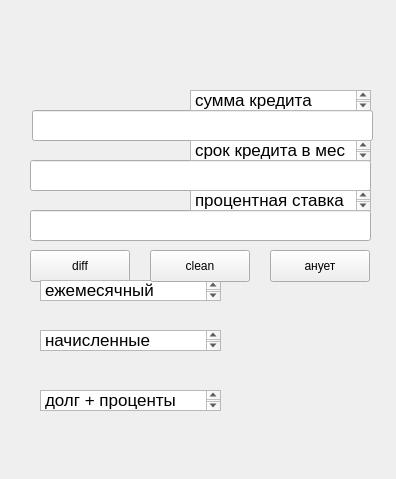
<?xml version="1.0" encoding="UTF-8"?>
<ui version="4.0">
 <class>credit</class>
 <widget class="QWidget" name="credit">
  <property name="geometry">
   <rect>
    <x>0</x>
    <y>0</y>
    <width>396</width>
    <height>479</height>
   </rect>
  </property>
  <property name="windowTitle">
   <string>Form</string>
  </property>
  <widget class="QLineEdit" name="lineEdit">
   <property name="geometry">
    <rect>
     <x>32</x>
     <y>110</y>
     <width>341</width>
     <height>31</height>
    </rect>
   </property>
  </widget>
  <widget class="QLineEdit" name="lineEdit_2">
   <property name="geometry">
    <rect>
     <x>30</x>
     <y>160</y>
     <width>341</width>
     <height>31</height>
    </rect>
   </property>
  </widget>
  <widget class="QLineEdit" name="lineEdit_3">
   <property name="geometry">
    <rect>
     <x>30</x>
     <y>210</y>
     <width>341</width>
     <height>31</height>
    </rect>
   </property>
  </widget>
  <widget class="QTextEdit" name="textEdit">
   <property name="geometry">
    <rect>
     <x>190</x>
     <y>90</y>
     <width>181</width>
     <height>21</height>
    </rect>
   </property>
   <property name="html">
    <string>&lt;!DOCTYPE HTML PUBLIC &quot;-//W3C//DTD HTML 4.0//EN&quot; &quot;http://www.w3.org/TR/REC-html40/strict.dtd&quot;&gt;
&lt;html&gt;&lt;head&gt;&lt;meta name=&quot;qrichtext&quot; content=&quot;1&quot; /&gt;&lt;meta charset=&quot;utf-8&quot; /&gt;&lt;style type=&quot;text/css&quot;&gt;
p, li { white-space: pre-wrap; }
&lt;/style&gt;&lt;/head&gt;&lt;body style=&quot; font-family:'.AppleSystemUIFont'; font-size:13pt; font-weight:400; font-style:normal;&quot;&gt;
&lt;p style=&quot; margin-top:0px; margin-bottom:0px; margin-left:0px; margin-right:0px; -qt-block-indent:0; text-indent:0px;&quot;&gt;сумма кредита&lt;/p&gt;&lt;/body&gt;&lt;/html&gt;</string>
   </property>
  </widget>
  <widget class="QTextEdit" name="textEdit_2">
   <property name="geometry">
    <rect>
     <x>190</x>
     <y>140</y>
     <width>181</width>
     <height>21</height>
    </rect>
   </property>
   <property name="html">
    <string>&lt;!DOCTYPE HTML PUBLIC &quot;-//W3C//DTD HTML 4.0//EN&quot; &quot;http://www.w3.org/TR/REC-html40/strict.dtd&quot;&gt;
&lt;html&gt;&lt;head&gt;&lt;meta name=&quot;qrichtext&quot; content=&quot;1&quot; /&gt;&lt;meta charset=&quot;utf-8&quot; /&gt;&lt;style type=&quot;text/css&quot;&gt;
p, li { white-space: pre-wrap; }
&lt;/style&gt;&lt;/head&gt;&lt;body style=&quot; font-family:'.AppleSystemUIFont'; font-size:13pt; font-weight:400; font-style:normal;&quot;&gt;
&lt;p style=&quot; margin-top:0px; margin-bottom:0px; margin-left:0px; margin-right:0px; -qt-block-indent:0; text-indent:0px;&quot;&gt;срок кредита в мес&lt;/p&gt;&lt;/body&gt;&lt;/html&gt;</string>
   </property>
  </widget>
  <widget class="QTextEdit" name="textEdit_3">
   <property name="geometry">
    <rect>
     <x>190</x>
     <y>190</y>
     <width>181</width>
     <height>21</height>
    </rect>
   </property>
   <property name="html">
    <string>&lt;!DOCTYPE HTML PUBLIC &quot;-//W3C//DTD HTML 4.0//EN&quot; &quot;http://www.w3.org/TR/REC-html40/strict.dtd&quot;&gt;
&lt;html&gt;&lt;head&gt;&lt;meta name=&quot;qrichtext&quot; content=&quot;1&quot; /&gt;&lt;meta charset=&quot;utf-8&quot; /&gt;&lt;style type=&quot;text/css&quot;&gt;
p, li { white-space: pre-wrap; }
&lt;/style&gt;&lt;/head&gt;&lt;body style=&quot; font-family:'.AppleSystemUIFont'; font-size:13pt; font-weight:400; font-style:normal;&quot;&gt;
&lt;p style=&quot; margin-top:0px; margin-bottom:0px; margin-left:0px; margin-right:0px; -qt-block-indent:0; text-indent:0px;&quot;&gt;процентная ставка&lt;/p&gt;&lt;/body&gt;&lt;/html&gt;</string>
   </property>
  </widget>
  <widget class="QPushButton" name="pushButton">
   <property name="geometry">
    <rect>
     <x>270</x>
     <y>250</y>
     <width>100</width>
     <height>32</height>
    </rect>
   </property>
   <property name="text">
    <string>анует</string>
   </property>
  </widget>
  <widget class="QPushButton" name="pushButton_2">
   <property name="geometry">
    <rect>
     <x>30</x>
     <y>250</y>
     <width>100</width>
     <height>32</height>
    </rect>
   </property>
   <property name="text">
    <string>diff</string>
   </property>
  </widget>
  <widget class="QLabel" name="label">
   <property name="geometry">
    <rect>
     <x>40</x>
     <y>300</y>
     <width>331</width>
     <height>31</height>
    </rect>
   </property>
   <property name="text">
    <string/>
   </property>
  </widget>
  <widget class="QLabel" name="label_2">
   <property name="geometry">
    <rect>
     <x>40</x>
     <y>350</y>
     <width>331</width>
     <height>31</height>
    </rect>
   </property>
   <property name="text">
    <string/>
   </property>
  </widget>
  <widget class="QLabel" name="label_3">
   <property name="geometry">
    <rect>
     <x>40</x>
     <y>420</y>
     <width>331</width>
     <height>31</height>
    </rect>
   </property>
   <property name="text">
    <string/>
   </property>
  </widget>
  <widget class="QTextEdit" name="textEdit_4">
   <property name="geometry">
    <rect>
     <x>40</x>
     <y>280</y>
     <width>181</width>
     <height>21</height>
    </rect>
   </property>
   <property name="html">
    <string>&lt;!DOCTYPE HTML PUBLIC &quot;-//W3C//DTD HTML 4.0//EN&quot; &quot;http://www.w3.org/TR/REC-html40/strict.dtd&quot;&gt;
&lt;html&gt;&lt;head&gt;&lt;meta name=&quot;qrichtext&quot; content=&quot;1&quot; /&gt;&lt;meta charset=&quot;utf-8&quot; /&gt;&lt;style type=&quot;text/css&quot;&gt;
p, li { white-space: pre-wrap; }
&lt;/style&gt;&lt;/head&gt;&lt;body style=&quot; font-family:'.AppleSystemUIFont'; font-size:13pt; font-weight:400; font-style:normal;&quot;&gt;
&lt;p style=&quot; margin-top:0px; margin-bottom:0px; margin-left:0px; margin-right:0px; -qt-block-indent:0; text-indent:0px;&quot;&gt;ежемесячный платеж&lt;/p&gt;&lt;/body&gt;&lt;/html&gt;</string>
   </property>
  </widget>
  <widget class="QTextEdit" name="textEdit_5">
   <property name="geometry">
    <rect>
     <x>40</x>
     <y>330</y>
     <width>181</width>
     <height>21</height>
    </rect>
   </property>
   <property name="html">
    <string>&lt;!DOCTYPE HTML PUBLIC &quot;-//W3C//DTD HTML 4.0//EN&quot; &quot;http://www.w3.org/TR/REC-html40/strict.dtd&quot;&gt;
&lt;html&gt;&lt;head&gt;&lt;meta name=&quot;qrichtext&quot; content=&quot;1&quot; /&gt;&lt;meta charset=&quot;utf-8&quot; /&gt;&lt;style type=&quot;text/css&quot;&gt;
p, li { white-space: pre-wrap; }
&lt;/style&gt;&lt;/head&gt;&lt;body style=&quot; font-family:'.AppleSystemUIFont'; font-size:13pt; font-weight:400; font-style:normal;&quot;&gt;
&lt;p style=&quot; margin-top:0px; margin-bottom:0px; margin-left:0px; margin-right:0px; -qt-block-indent:0; text-indent:0px;&quot;&gt;начисленные проценты&lt;/p&gt;&lt;/body&gt;&lt;/html&gt;</string>
   </property>
  </widget>
  <widget class="QTextEdit" name="textEdit_6">
   <property name="geometry">
    <rect>
     <x>40</x>
     <y>390</y>
     <width>181</width>
     <height>21</height>
    </rect>
   </property>
   <property name="html">
    <string>&lt;!DOCTYPE HTML PUBLIC &quot;-//W3C//DTD HTML 4.0//EN&quot; &quot;http://www.w3.org/TR/REC-html40/strict.dtd&quot;&gt;
&lt;html&gt;&lt;head&gt;&lt;meta name=&quot;qrichtext&quot; content=&quot;1&quot; /&gt;&lt;meta charset=&quot;utf-8&quot; /&gt;&lt;style type=&quot;text/css&quot;&gt;
p, li { white-space: pre-wrap; }
&lt;/style&gt;&lt;/head&gt;&lt;body style=&quot; font-family:'.AppleSystemUIFont'; font-size:13pt; font-weight:400; font-style:normal;&quot;&gt;
&lt;p style=&quot; margin-top:0px; margin-bottom:0px; margin-left:0px; margin-right:0px; -qt-block-indent:0; text-indent:0px;&quot;&gt;долг + проценты&lt;/p&gt;&lt;/body&gt;&lt;/html&gt;</string>
   </property>
  </widget>
  <widget class="QPushButton" name="pushButton_3">
   <property name="geometry">
    <rect>
     <x>150</x>
     <y>250</y>
     <width>100</width>
     <height>32</height>
    </rect>
   </property>
   <property name="text">
    <string>clean</string>
   </property>
  </widget>
 </widget>
 <resources/>
 <connections/>
</ui>
